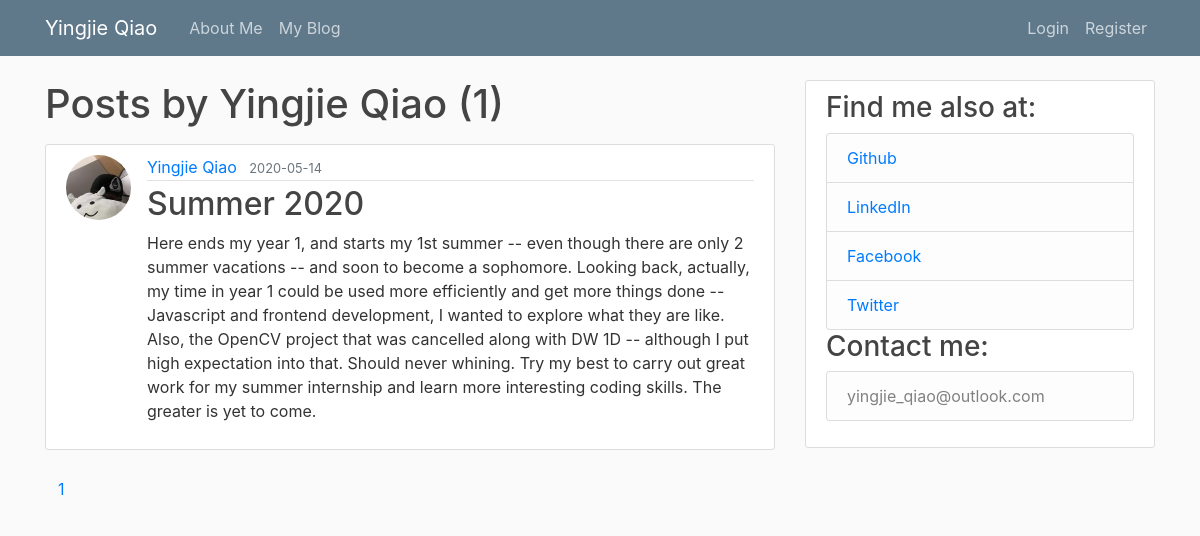
Page /user/Yingjie Qiao on the committed database.
### me_main/models.py (models this page shows, shortened)
class User(db.Model, UserMixin):
    id = db.Column(db.Integer, primary_key=True)               # "primary_key" means it is a unique key
    username = db.Column(db.String(20), unique=True, nullable=False)
    email = db.Column(db.String(120), unique=True, nullable=False)
    image_file = db.Column(db.String(20), nullable=False, default='default.jpg') # by default, unique=False
    password = db.Column(db.String(60), nullable=False)
    posts = db.relationship('Post', backref='author', lazy=True)
    comments = db.relationship('Comment', backref='author', lazy='dynamic')

class Post(db.Model, UserMixin):
    id = db.Column(db.Integer, primary_key=True)
    title = db.Column(db.String(100), nullable=False)
    date_posted = db.Column(db.DateTime, nullable=False, default=datetime.utcnow)
    content = db.Column(db.Text, nullable=False)
    user_id = db.Column(db.Integer, db.ForeignKey('user.id'), nullable=False)
    comments = db.relationship('Comment', backref='post', lazy='dynamic')

### me_main/users/routes.py (the view)
@users.route('/user/<string:username>')
def user_posts(username):
    page = request.args.get("page", 1, type=int)
    user = User.query.filter_by(username=username).first_or_404()
    posts = Post.query.filter_by(author=user)\
        .order_by(Post.date_posted.desc())\
        .paginate(page=page, per_page=3)
    return render_template("user_posts.html", user=user, posts=posts)

### me_main/templates/user_posts.html (shortened to what this page needs)
{% extends "layout.html" %}
{% block content %}
    <h1 class="mb-3">Posts by {{ user.username }} ({{ posts.total }})</h1>
    {% for post in posts.items %}
        <article class="media content-section">
            <img class="rounded-circle article-img" src="{{ url_for('static', filename='profile_pics/' + post.author.image_file) }}">
            <div class="media-body">
                <div class="article-metadata">
                    <a class="mr-2" href="{{ url_for("users.user_posts", username=post.author.username) }}">{{ post.author.username }}</a>
                    <small class="text-muted">{{ post.date_posted.strftime('%Y-%m-%d') }}</small>
                </div>
                <h2><a class="article-title" href="{{ url_for('posts.post', post_id=post.id) }}">{{ post.title }}</a></h2>
                <p class="article-content">{{ post.content }}</p>
            </div>
        </article>
    {% endfor %}
    {% for page_num in posts.iter_pages() %}
        {% if page_num %}
            {% if posts.page == page_num %}
                <a class="btn btn-outline mb-4" href="{{ url_for("users.user_posts", username=user.username, page=page_num) }}">{{ page_num }}</a>
            {% else %}
                <a class="btn btn-outline-info mb-4" href="{{ url_for("users.user_posts", username=user.username, page=page_num) }}">{{ page_num }}</a>
            {% endif %}
        {% endif %}
    {% endfor %}
{% endblock content %}

### me_main/templates/layout.html (shortened to what this page needs)
<!DOCTYPE html>
<html>
<head>
    <link rel="stylesheet" href="https://maxcdn.bootstrapcdn.com/bootstrap/4.0.0/css/bootstrap.min.css">
    <link rel="stylesheet" type="text/css" href="{{ url_for('static', filename='main.css') }}">
</head>
<body>
    <header class="site-header">
      <nav class="navbar navbar-expand-md navbar-dark bg-steel fixed-top">
        <div class="container">
          <a class="navbar-brand mr-4" href="/">Yingjie Qiao</a>
          <div class="collapse navbar-collapse" id="navbarToggle">
            <div class="navbar-nav mr-auto">
                <a class="nav-item nav-link" href="{{ url_for('main.about') }}">About Me</a>
              <a class="nav-item nav-link" href="{{ url_for('main.home') }}">My Blog</a>
            </div>
            <div class="navbar-nav">
              {% if current_user.is_authenticated %}
                <a class="nav-item nav-link" href="{{ url_for('posts.new_post') }}">New Post</a>
                <a class="nav-item nav-link" href="{{ url_for('users.account') }}">Account</a>
                <a class="nav-item nav-link" href="{{ url_for('users.logout') }}">Logout</a>
              {% else %}
                <a class="nav-item nav-link" href="{{ url_for('users.login') }}">Login</a>
                <a class="nav-item nav-link" href="{{ url_for('users.register') }}">Register</a>
              {% endif %}
            </div>
          </div>
        </div>
      </nav>
    </header>
    <main role="main" class="container">
      <div class="row">
        <div class="col-md-8">
          {% block content %}{% endblock %}
        </div>
        <div class="col-md-4">
          <div class="content-section">
            <h3>Find me also at:</h3>
              <ul class="list-group">
                <li class="list-group-item list-group-item-light"><a href="https://github.com/YingjieQiao">Github</a></li>
                <li class="list-group-item list-group-item-light"><a href="https://www.linkedin.com/in/yingjie-qiao/">LinkedIn</a></li>
                <li class="list-group-item list-group-item-light"><a href="https://www.facebook.com/yingjie.qiao.54">Facebook</a></li>
                  <li class="list-group-item list-group-item-light"><a href="https://twitter.com/yingjie_qiao">Twitter</a></li>
              </ul>
              <h3>Contact me:</h3>
              <ul class="list-group">
                <li class="list-group-item list-group-item-light">yingjie_qiao@outlook.com</li>
              </ul>
          </div>
        </div>
      </div>
    </main>
</body>
</html>

### me_main/static/main.css (style rules this page uses)
body { background: #fafafa; color: #333333; margin-top: 5rem; }
h1, h2, h3, h4, h5, h6 { color: #444444; }
.bg-steel { background-color: #5f788a; }
.site-header .navbar-nav .nav-link { color: #cbd5db; }
.content-section { background: #ffffff; padding: 10px 20px; border: 1px solid #dddddd; border-radius: 3px; margin-bottom: 20px; }
.article-title { color: #444444; }
.article-content { white-space: pre-line; }
.article-img { height: 65px; width: 65px; margin-right: 16px; }
.article-metadata { padding-bottom: 1px; margin-bottom: 4px; border-bottom: 1px solid #e3e3e3 }

### rows in the picture
User: username "Yingjie Qiao"
Post: image_file (picture), author.username "Yingjie Qiao", date_posted "2020-05-14", title "Summer 2020", content "Here ends my year 1, and starts my 1st summer -- even though there are only 2 summer vacations -- and soon to become a sophomore. Looking back, actually, my time in year 1 could be used more efficiently and get more things done -- Javascript and frontend development, I wanted to explore what they are like. Also, the OpenCV project that was cancelled along with DW 1D -- although I put high expectation into that. Should never whining. Try my best to carry out great work for my summer internship and learn more interesting coding skills. The greater is yet to come."

### other values in the picture
{{ posts.total }} "1"
{{ page_num }} "1"
